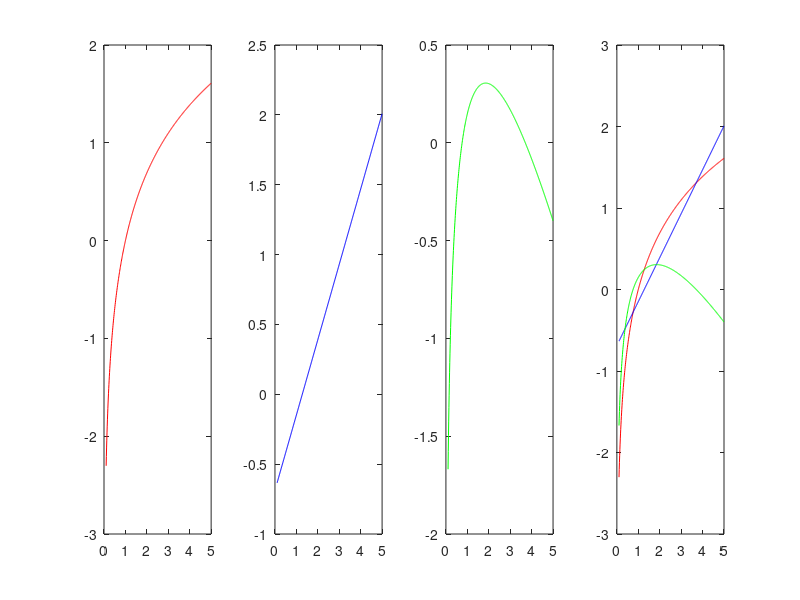

MATLAB code to generate this figure:
% w = log(yk) = B0 + B1xk + ek 
x = 0.1:0.01:5;
w = log(x');
coeff = [ones(length(x'), 1) x'];
[beta, beta2, residual] = regress(w, coeff);
W = beta(1) + beta(2)*x';

subplot(141);
plot(x, log(x), 'r');

subplot(142);
plot(x', W, 'b');

subplot(143);
plot(x', residual, 'g');

subplot(144);
plot(x, log(x), 'r', x', W, 'b', x', residual, 'g');
